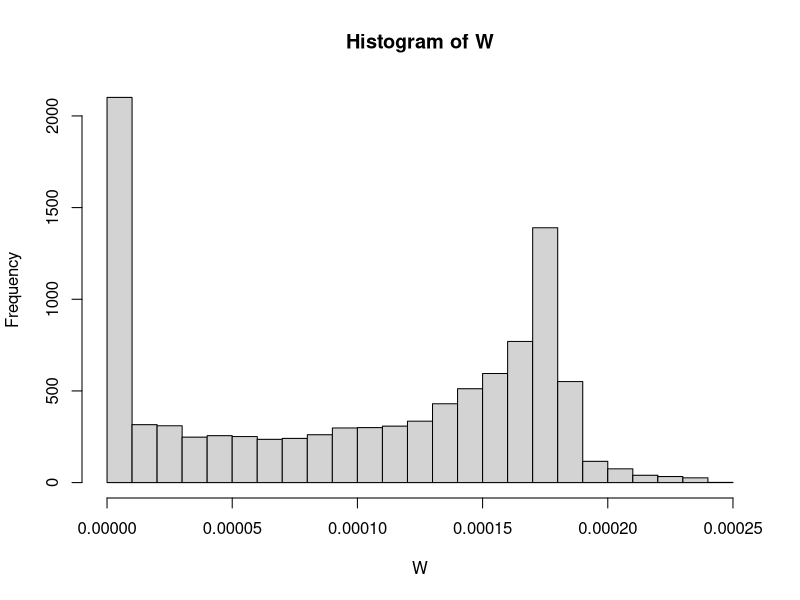
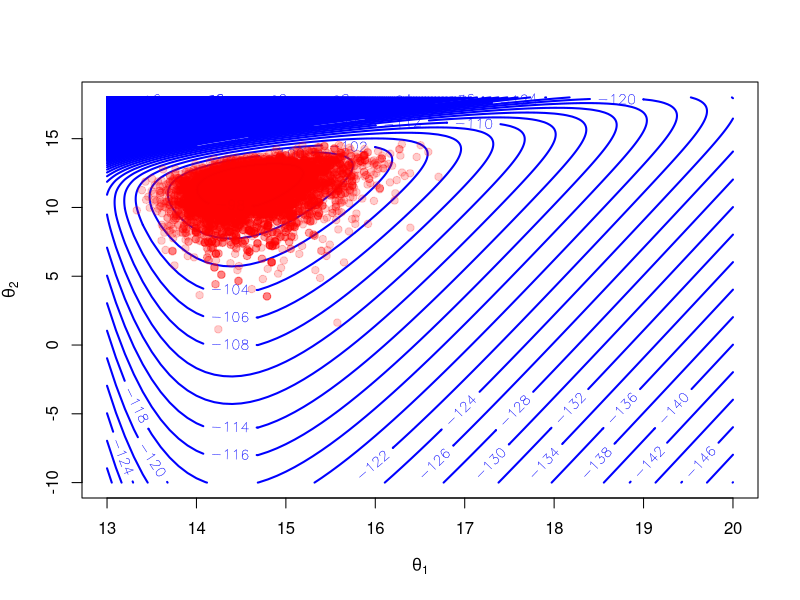
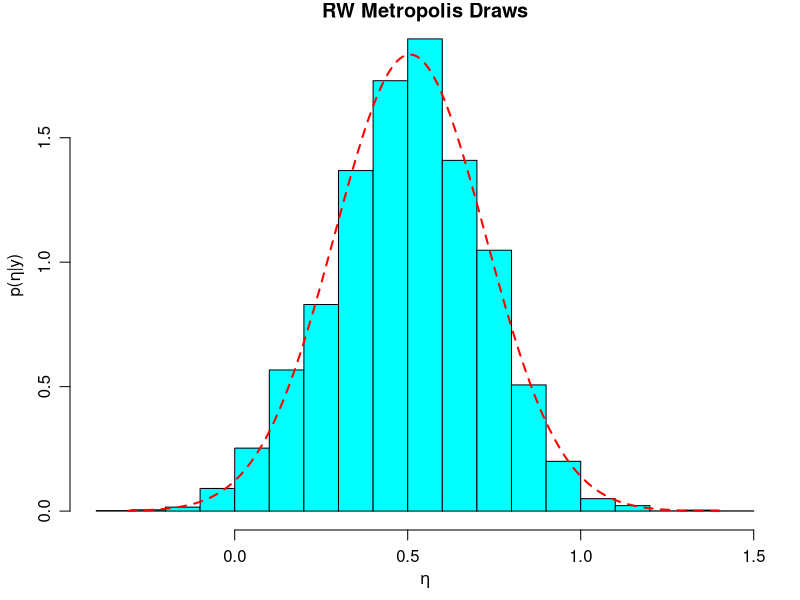
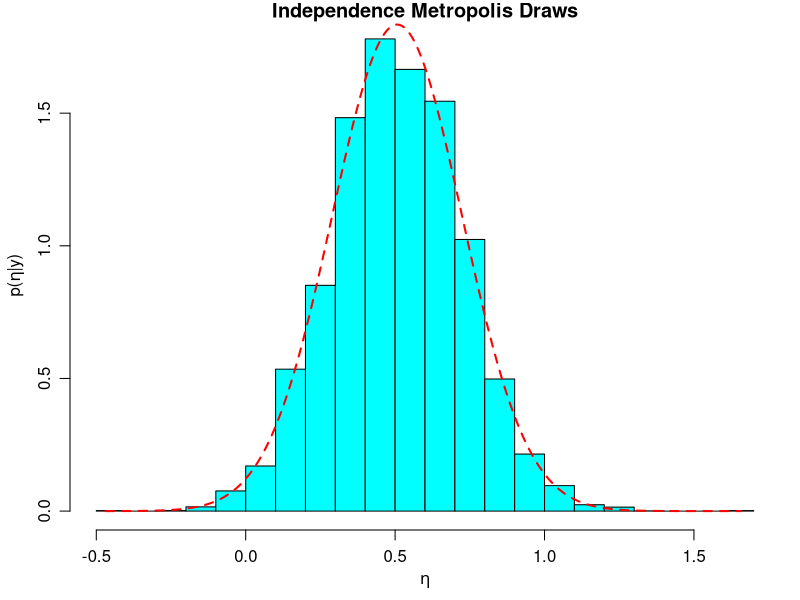
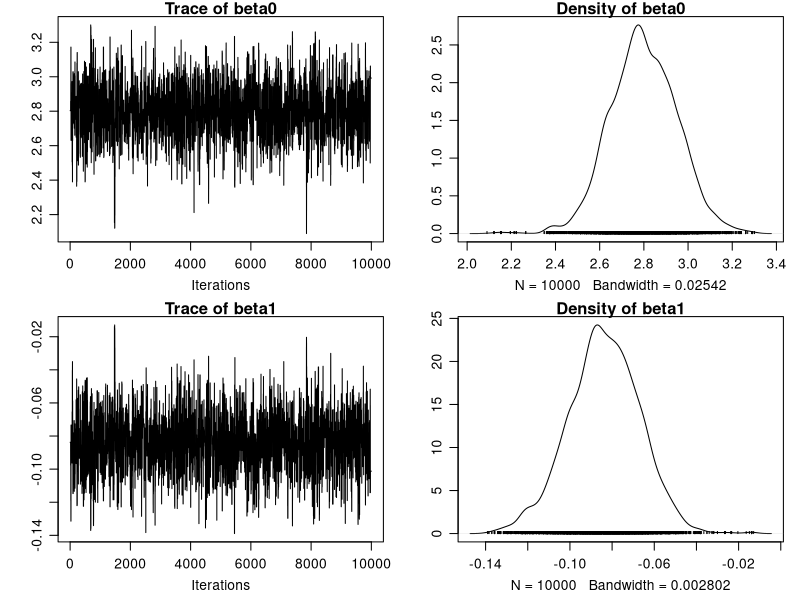
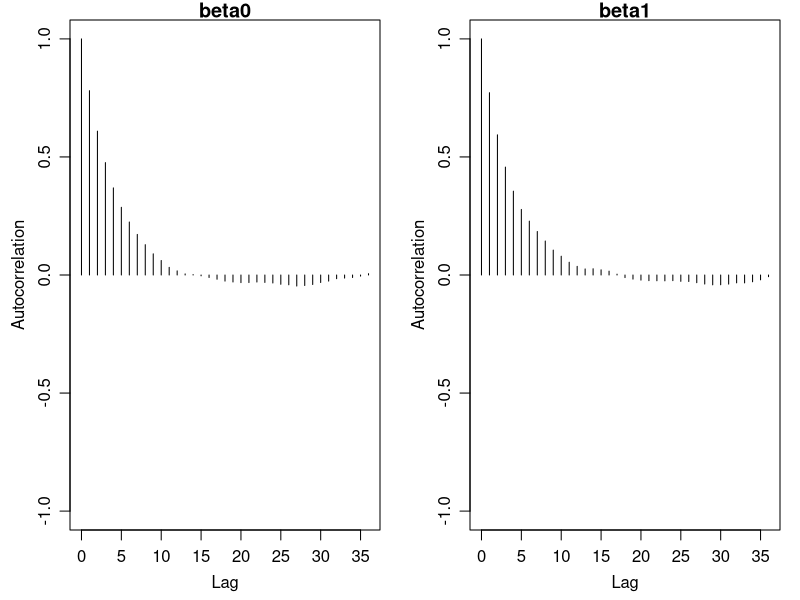
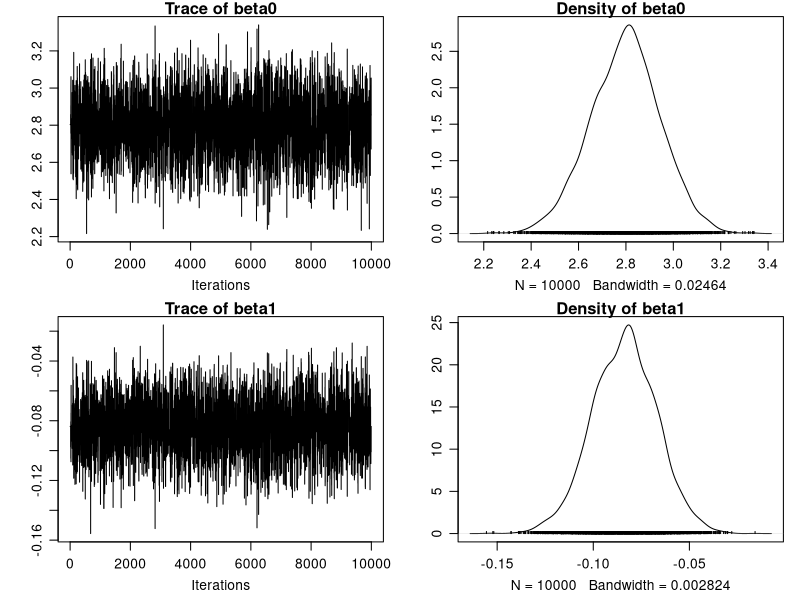
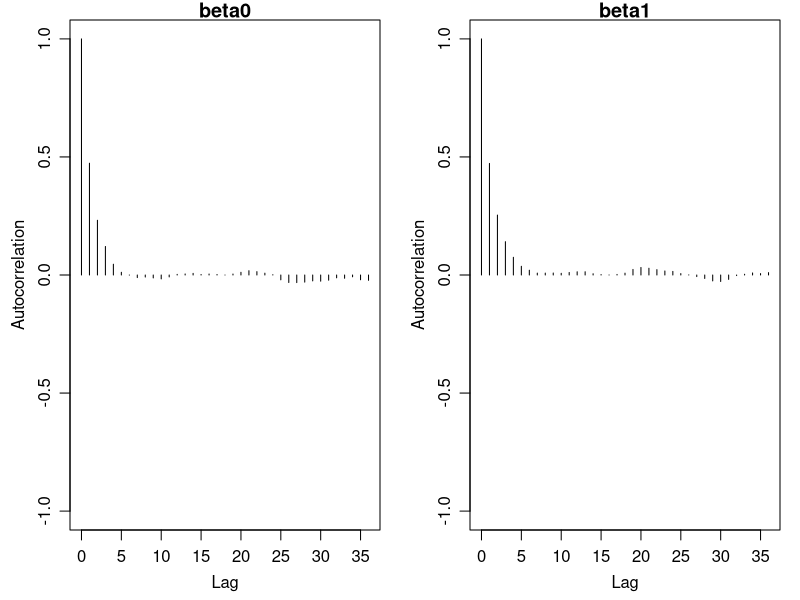

Reproduce these figures in R, in order.
###### Tutorial 8 codes

### Problem 1
## (a) SIR
# first rerun the old codes from Tutorial 6
require(mvtnorm)
s <- 8
n <- 15
t <- 15962989
t1 <- 237217
df <- 4 

logpost <- function(theta, s, n, t, t1){
	theta1 <- theta[1]
	theta2 <- theta[2]
	return((1-s)*theta1 + theta2 - (t-n*t1)*exp(-theta1) - n*exp(theta2-theta1))
}
(out <- optim(par=c(14.5,11), fn=logpost, hessian=TRUE,
              control=list(fnscale=-1), s=s, n=n, t=t, t1=t1))		
(post.mode <- out$par)
(post.cov <- -solve(out$hessian))


# define the difference function
diff <- function(theta, s, n, t, t1, post.mode, post.cov, df){
	logpost(theta,s,n,t,t1) - dmvt(theta,delta=post.mode,sigma=2*post.cov,df=df)
}

set.seed(4234)	
S <- 10^4
# importance sampling		
theta.samples <- rmvt(S,delta=post.mode,sigma=2*post.cov,df=df)
logw <- numeric(S)
for (i in 1:S) {
	logw[i] <- diff(theta.samples[i,], s, n, t, t1, post.mode, post.cov, df)
}
w <- exp(logw - max(logw))
W <- w/sum(w)
hist(W, breaks=20)		# histogram of weights; check for anomalies
# SIR
indices <- sample(1:S, size=S, prob=W, replace=TRUE)
theta.SIR <- theta.samples[indices,]

# contour plot with SIR samples overlayed
theta1.grid <- seq(from=13, to=20, by=.1)
theta2.grid <- seq(from=-10, to=18, by=.1)
theta.grid <- expand.grid(theta1.grid, theta2.grid)			  
grid.logpost <- apply(theta.grid, 1, logpost, s=s, n=n, t=t, t1=t1) 			  
contour(theta1.grid, theta2.grid, matrix(grid.logpost,nrow=length(theta1.grid),ncol=length(theta2.grid)),
        col="blue", nlevels=800, lwd=2, labcex=0.9, 
		xlab=expression(theta[1]), ylab=expression(theta[2]))
points(theta.SIR[,1], theta.SIR[,2], col=rgb(1,0,0,alpha=0.2),pch=19)		


## (b) 
t0 <- 10^6
Rt0 <- function(theta, t0, t1){
	mu <- t1 - exp(theta[,2])
	beta <- exp(theta[,1])
	R <- exp(-(t0-mu)/beta)
	return(R)
}
R.samples <- Rt0(theta.SIR,t0,t1)
mean(R.samples)
sd(R.samples)



### Problem 2
## (a) Random walk Metropolis
# log posterior function
logpost <- function(eta) {
	125*log(2+(exp(eta)/(1+exp(eta))))-74*log(1+exp(eta))+35*eta	
}

# find the posterior mode using optim() with method="Brent"
(out <- optim(par=0, fn=logpost, hessian=TRUE, control=list(fnscale=-1), 
              method="Brent", lower=-10, upper=10))
(post.mode <- out$par)
(post.var <- -1/out$hessian)

# random walk Metropolis
require(LearnBayes)
T <- 10^4
proposal <- list(var=post.var,scale=3)
set.seed(4234)
fit1 <- rwmetrop(logpost,proposal,start=post.mode,m=T)
fit1$accept

# histogram of RW Metropolis draws and normal approximation
# normal curve is overlayed in the histogram
eta.grid <- seq(from=min(fit1$par), to=max(fit1$par), length=1000)
par(mar=c(3.5,3.5,1,1))
par(mgp=c(2.1,0.8,0))
hist(fit1$par, freq=F, breaks=20, col="cyan", 
     main="RW Metropolis Draws", xlab=expression(eta), 
	 ylab=expression(paste("p(",eta,"|y)")))
lines(eta.grid, dnorm(eta.grid,mean=post.mode,sd=sqrt(post.var)), 
      lty=2,lwd=2,col="red")

# 95% Bayesian CI of theta
CI <- quantile(fit1$par[5001:T], probs=c(0.025,0.975))
exp(CI)/(1+exp(CI))


## (b) Independence Metropolis
proposal2 <- list(mu=post.mode,var=9*post.var)
set.seed(4234)
fit2 <- indepmetrop(logpost,proposal2,start=post.mode,m=T)
fit2$accept

# histogram of RW Metropolis draws and normal approximation
# normal curve is overlayed in the histogram
eta.grid <- seq(from=min(fit2$par), to=max(fit2$par), length=1000)
par(mar=c(3.5,3.5,1,1))
par(mgp=c(2.1,0.8,0))
hist(fit2$par, freq=F, breaks=20, col="cyan", 
     main="Independence Metropolis Draws", xlab=expression(eta), 
	 ylab=expression(paste("p(",eta,"|y)")))
lines(eta.grid, dnorm(eta.grid,mean=post.mode,sd=sqrt(post.var)), 
      lty=2,lwd=2,col="red")

# 95% Bayesian CI of theta
CI <- quantile(fit2$par[5001:T], probs=c(0.025,0.975))
exp(CI)/(1+exp(CI))



### Problem 3
## (b)
y <- c(15,11,14,17,5,11,10,4,8,10,7,9,11,3,6,1,1,4)
n <- length(y)
x <- 1:n

# log posterior function
logpost <- function(theta,y){
	n <- length(y)
	beta0 <- theta[1]
	beta1 <- theta[2]
	lp <- beta0 + beta1*(1:n)
	L <- sum(y*lp - exp(lp))
	return(L)
}

# first fit the generalized linear model (Poisson regression)
fit.glm <- glm(y~x,family=poisson)
summary(fit.glm)
theta.mle <- fit.glm$coefficients	# MLE of theta used as initial values


(out <- optim(par=theta.mle,fn=logpost,hessian=TRUE,
              control=list(fnscale=-1),y=y))
(post.mode <- out$par)
(post.cov <- -solve(out$hessian))


## (c)
# (i) Random walk Metropolis
require(LearnBayes)
require(coda)
T <- 10^4
proposal1 <- list(var=post.cov,scale=2)
start <- post.mode
set.seed(4234)
fit1 <- rwmetrop(logpost,proposal1,start,T,y)
fit1$accept


colnames(fit1$par) <- c("beta0","beta1")
plot(mcmc(fit1$par))
autocorr.plot(mcmc(fit1$par))
mean(fit1$par[,2])
sd(fit1$par[,2])

# (ii) Independence Metropolis
proposal2 <- list(mu=post.mode, var=4*post.cov)
set.seed(4234)
fit2 <- indepmetrop(logpost,proposal2,start,T,y)
fit2$accept

colnames(fit2$par) <- c("beta0","beta1")
plot(mcmc(fit2$par))
autocorr.plot(mcmc(fit2$par))
mean(fit2$par[,2])
sd(fit2$par[,2])


## (d) 5%, 50%, 95% quantiles of three methods

# normal approximation
post.sd <- sqrt(diag(post.cov))
qnorm(c(0.05,0.5,0.95),mean=post.mode[1],sd=post.sd[1])
qnorm(c(0.05,0.5,0.95),mean=post.mode[2],sd=post.sd[2])

# RW Metropolis
apply(fit1$par,2,quantile,probs=c(0.05,0.5,0.95))

# Independence Metropolis
apply(fit2$par,2,quantile,probs=c(0.05,0.5,0.95))
